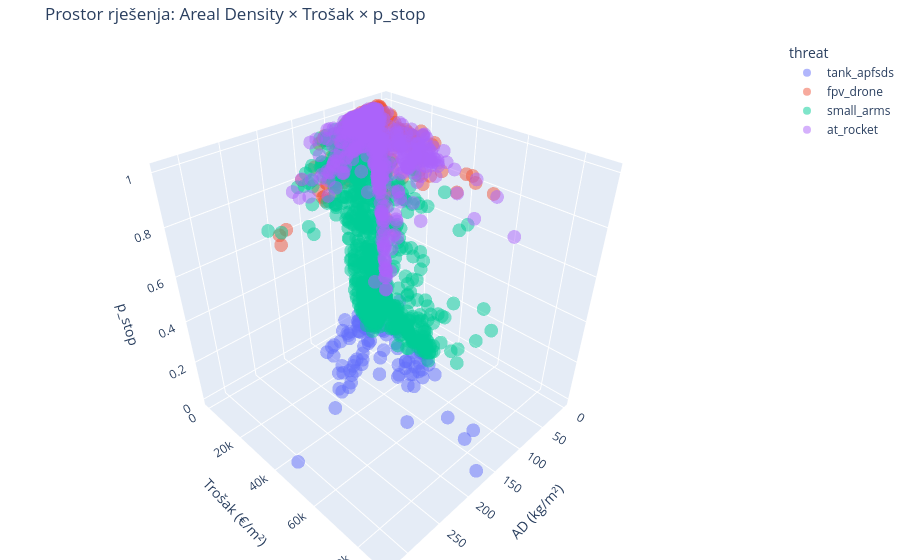

Source (notebook cell):
### Code cell
# ── 3D scatter: AD × cost × p_stop (bojena po prijetnji) ─────────
fig = px.scatter_3d(
    df.sample(2000, random_state=42),
    x="areal_density", y="cost_per_m2", z="p_stop",
    color="threat",
    opacity=0.5, size_max=4,
    title="Prostor rješenja: Areal Density × Trošak × p_stop",
    labels={"areal_density": "AD (kg/m²)", "cost_per_m2": "Trošak (€/m²)"},
)
fig.update_layout(margin=dict(l=0, r=0, b=0, t=40))
fig.show()

### Figure 1 — Plotly figure (JSON) as saved in the notebook; plotly's stock layout.template omitted (floating-point values rounded to 4 significant figures; data arrays with more than 128 entries replaced by an {"elided": "..."} marker saying what was removed)
{"data": [{"hovertemplate": "threat=tank_apfsds<br>AD (kg/m²)=%{x}<br>Trošak (€/m²)=%{y}<br>p_stop=%{z}<extra></extra>", "legendgroup": "tank_apfsds", "marker": {"color": "#636efa", "opacity": 0.5, "symbol": "circle"}, "mode": "markers", "name": "tank_apfsds", "scene": "scene", "showlegend": true, "type": "scatter3d", "x": {"elided": "193 float values"}, "y": {"elided": "193 float values"}, "z": {"elided": "193 float values"}}, {"hovertemplate": "threat=fpv_drone<br>AD (kg/m²)=%{x}<br>Trošak (€/m²)=%{y}<br>p_stop=%{z}<extra></extra>", "legendgroup": "fpv_drone", "marker": {"color": "#EF553B", "opacity": 0.5, "symbol": "circle"}, "mode": "markers", "name": "fpv_drone", "scene": "scene", "showlegend": true, "type": "scatter3d", "x": {"elided": "291 float values"}, "y": {"elided": "291 float values"}, "z": {"elided": "291 float values"}}, {"hovertemplate": "threat=small_arms<br>AD (kg/m²)=%{x}<br>Trošak (€/m²)=%{y}<br>p_stop=%{z}<extra></extra>", "legendgroup": "small_arms", "marker": {"color": "#00cc96", "opacity": 0.5, "symbol": "circle"}, "mode": "markers", "name": "small_arms", "scene": "scene", "showlegend": true, "type": "scatter3d", "x": {"elided": "1005 float values"}, "y": {"elided": "1005 float values"}, "z": {"elided": "1005 float values"}}, {"hovertemplate": "threat=at_rocket<br>AD (kg/m²)=%{x}<br>Trošak (€/m²)=%{y}<br>p_stop=%{z}<extra></extra>", "legendgroup": "at_rocket", "marker": {"color": "#ab63fa", "opacity": 0.5, "symbol": "circle"}, "mode": "markers", "name": "at_rocket", "scene": "scene", "showlegend": true, "type": "scatter3d", "x": {"elided": "511 float values"}, "y": {"elided": "511 float values"}, "z": {"elided": "511 float values"}}], "layout": {"legend": {"title": {"text": "threat"}, "tracegroupgap": 0}, "margin": {"b": 0, "l": 0, "r": 0, "t": 40}, "scene": {"domain": {"x": [0, 1], "y": [0, 1]}, "xaxis": {"title": {"text": "AD (kg/m²)"}}, "yaxis": {"title": {"text": "Trošak (€/m²)"}}, "zaxis": {"title": {"text": "p_stop"}}}, "title": {"text": "Prostor rješenja: Areal Density × Trošak × p_stop"}}}
